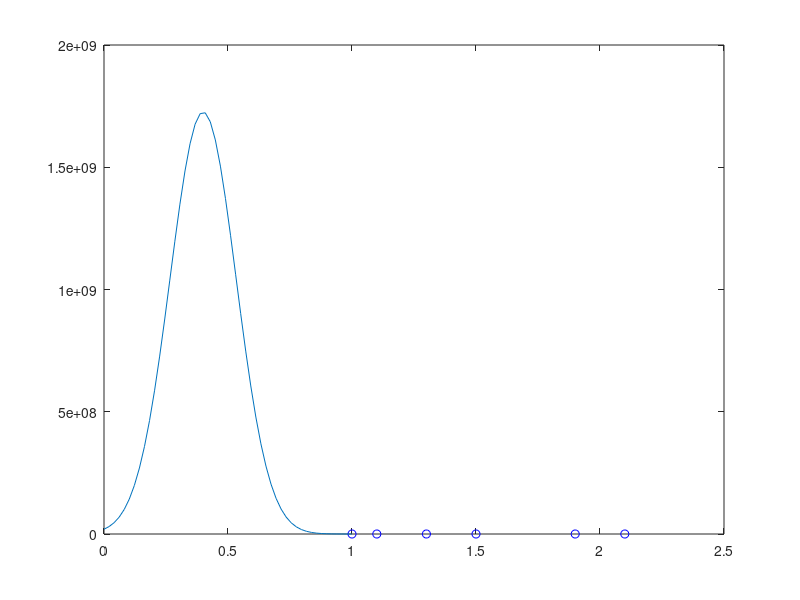
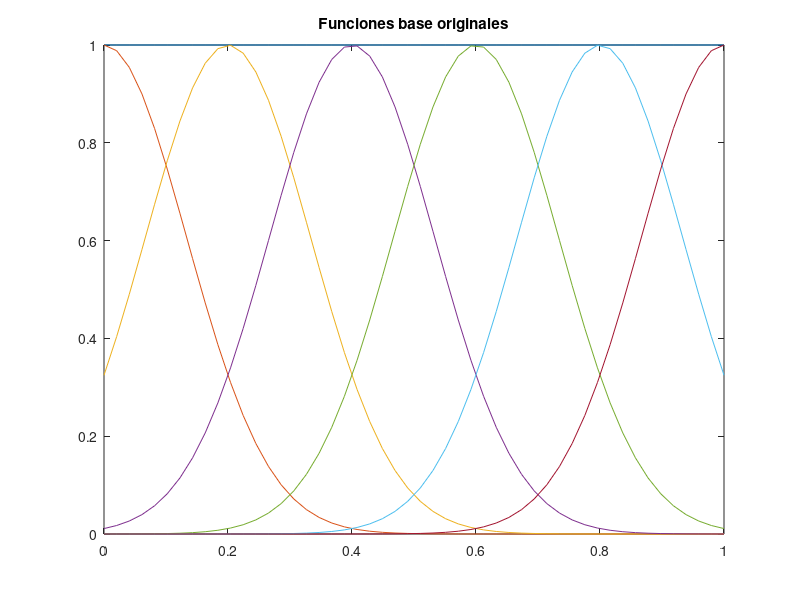
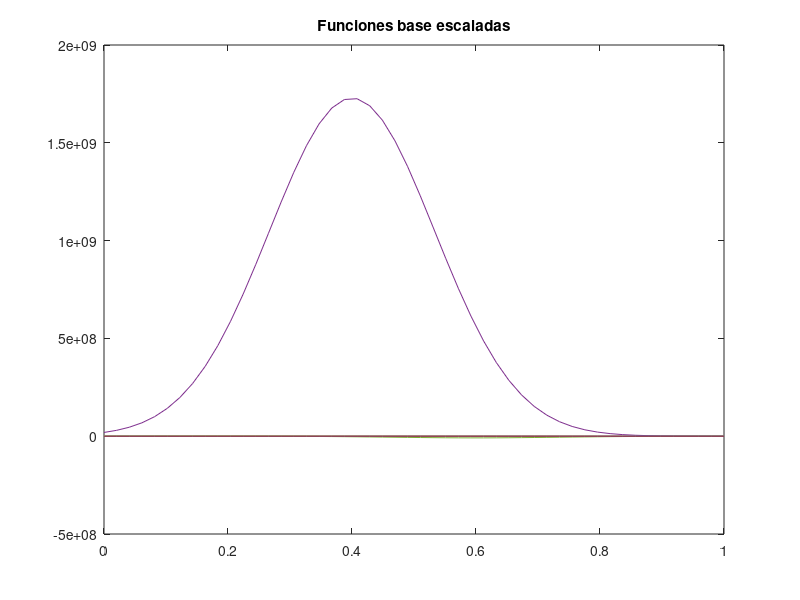

These figures' MATLAB source, in order:
 x = [1.0; 1.1; 1.3; 1.5; 1.9; 2.1];
 y = [1.84; 1.96; 2.21; 2.45; 2.94; 3.18];
%Numero de gausianas en la aproximacion
m=6;
%establese las posiciones de las gausianas
mus=linspace(0,1,m);
%establece la desviacion estandar en el ancho del intervalo entre m
s=0.8/m;
n=length(x);
entrenamiento=y;
%Construye la matriz de disenio 
A=[ones(n,1) zeros(n,m)];
for indice=1:m
  A(:,indice+1)=exp(-((x-mus(indice)).^2)./(2*s^2));
end
%calcula los pesos de los polinomios
w=A\entrenamiento;
disp('pesos');
disp(w);

errores=A*w-entrenamiento;
fprintf('Error rms entrenamiento=%f\n',sqrt(dot(errores,errores)/n));

% errores=A*w-validacion;
% fprintf('Error rms validacion=%f\n',sqrt(dot(errores,errores)/n));

%grafica el polinomio resultante
xg=linspace(0,1,50)';
%Construye la matriz de disegno de xg 
Ag=[ones(50,1) zeros(50,m)];
for indice=1:m
  Ag(:,indice+1)=exp(-((xg-mus(indice)).^2)./(2*s^2));
end

 figure(1);
 plot(x,y,'bo',xg,Ag*w)
% plot(x,entrenamiento,'ob',x,validacion,'dr',xg,Ag*w,'-g',xg,sin(2*pi*xg),'-c');
% legend('entrenamiento','validacion','y(x)','sin(x)');

figure(2);
plot(xg,Ag);
title('Funciones base originales');

figure(3);
plot(xg,Ag.*repmat(w',50,1));
title('Funciones base escaladas');
